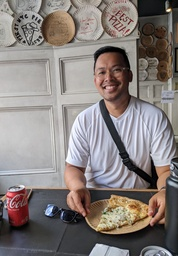
#> input picture Images/best_pizza.jpg, 178 x 256 px, shrunk from 2786 x 4017 before the run
$ python images_helper.py
#> lines starting #> are read from the running program, lines starting #| are printed output that depends on the picture; after the words box and inside, x2 and y2 are one past the last pixel; in counts of white or black regions, pixels touching at a corner belong together
### colour_helper.py
# Colour helper
# Author: Emily Song
# 9 Janaury, 2024

def pixel_to_name(pixel: tuple) -> str:
    """Given a 3-tuple, return a string representing
    its colour

    Params:
        pixel = 3-tuple of values (red, green, blue)

    Returns:
        name of the colour
    """
    red, green, blue = pixel

    # TODO: detect red pixels
    if red > 208 and blue < 153 and green < 153:
        return "red"
    else:
        return "colour unknown"


print(pixel_to_name((200,80, 80)))


def is_light(pixel: tuple) -> bool:
    """Returns True if the pixel is a "light" pixel

    Params:
        pixel - 3-tuple of values r, g, b

    Returns:
        True if the pixel is a light pixel
        False if a dark pixel
    """

    red = pixel[0]
    green = pixel[1]
    blue = pixel[2]

    average = (red + green + blue) / 3

    if average >= 128:
        return True
    else:
        return False


def pixel_to_grayscale(pixel: tuple) -> tuple:
    """Return a gray version of the given pixel"""
    red, green, blue = pixel

    gray = int(red * 0.3 + green * 0.59 + blue * 0.11)

    return (gray, gray, gray)


# [16 lines left out: function pixel_to_random_effect, not called in this run]

# give a name to the x and y coordinate to the middle of the ball
# make sure to validate your results based on the white dot at the center of the ball

### images_helper.py
# Image Helper
# Author: Emily Song
# 19 December 2023

from PIL import Image
import colour_helper

# Test?
light_pixel = (255, 255, 255)
light_gray = (128, 128, 128)
darker_gray = (100, 128, 128)
reddish_pixel = (255, 100, 24)
dark_gray = (127, 127, 127)
dark_pixel = (0, 0, 0)

print(colour_helper.is_light(light_pixel))  # True
print(colour_helper.is_light(light_gray))  # True
print(colour_helper.is_light(reddish_pixel))  # False
print(colour_helper.is_light(dark_gray))  # False
print(colour_helper.is_light(dark_pixel))  # False

# Open the image
with Image.open("./Images/best_pizza.jpg") as im:
#> im is the input picture: PIL image 178x256 RGB; mean R, G, B 134, 126.4, 124.1
    image_height = im.height
#> image_height = 256
    image_width = im.width
#> image_width = 178

    # starting at the top and working our way down
    # visit the pixels from left to right
    for y in range(image_height):
        for x in range(image_width):
            pixel = im.getpixel((x, y))

            # if the pixel is light
            if colour_helper.is_light(pixel):
                im.putpixel((x, y), light_pixel)
            else:
                im.putpixel((x, y), dark_pixel)
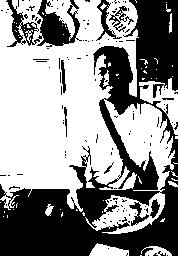
#> im: PIL image 178x256 RGB; 57.1% white; 124 black regions (115 under 20 px), largest, box (x1, y1, x2, y2) and area: (0, 0, 178, 256) 16795, (6, 0, 82, 47) 1578, (96, 0, 122, 41) 264

    # After visiting every pixel, save the image
    im.save("./Images/binarized.jpg")


def picture_to_grayscale(filename: str) -> None:
    """Convert a given picture to grayscale"""
#> called with filename = 'best_pizza.jpg'

    # Open up the image

    with Image.open(f"./Images/{filename}") as im:
        # Visit every pixel
        for y in range(im.height):
            for x in range(im.width):
                pixel = im.getpixel((x, y))

                # Take that pixel and convert it to gray
                gray_pixel = colour_helper.pixel_to_grayscale(pixel)

                im.putpixel((x, y), gray_pixel)
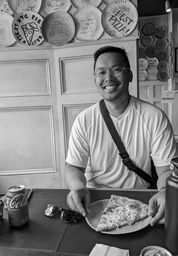
#> im: PIL image 178x256 RGB; min 0, max 254, mean 128

        # Save the image
        im.save("./Images/grayscale.jpg")

picture_to_grayscale(f'best_pizza.jpg')

$ run again, with Images/jelly_beans.jpg copied over Images/best_pizza.jpg
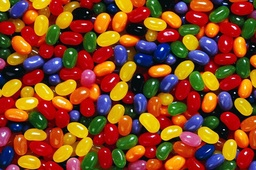
#> input picture Images/jelly_beans.jpg, 256 x 170 px, shrunk from 480 x 318 before the run
#> im is the input picture: PIL image 256x170 RGB; mean R, G, B 133.2, 71.1, 33.3
#> after the loop `for y in range(image_height):`:
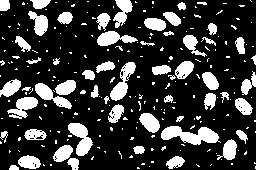
#> im: PIL image 256x170 RGB; 22.3% white; 242 white regions (187 under 20 px), largest, box (x1, y1, x2, y2) and area: (161, 126, 221, 145) 662, (68, 123, 93, 156) 442, (110, 62, 136, 101) 417
#> after the loop in picture_to_grayscale, `for y in range(im.height):`:
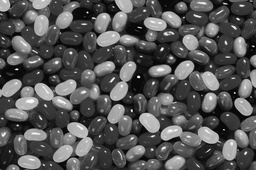
#> im: PIL image 256x170 RGB; min 0, max 254, mean 85.1
